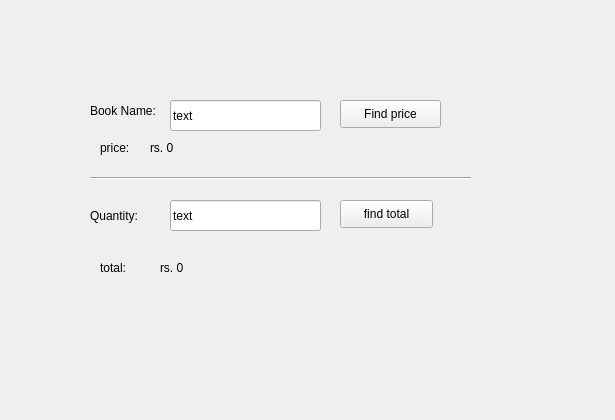
<?xml version="1.0" encoding="UTF-8"?>
<ui version="4.0">
 <class>Form</class>
 <widget class="QWidget" name="Form">
  <property name="geometry">
   <rect>
    <x>0</x>
    <y>0</y>
    <width>615</width>
    <height>420</height>
   </rect>
  </property>
  <property name="windowTitle">
   <string>Form</string>
  </property>
  <widget class="QLabel" name="label">
   <property name="geometry">
    <rect>
     <x>90</x>
     <y>90</y>
     <width>101</width>
     <height>41</height>
    </rect>
   </property>
   <property name="text">
    <string>Book Name:</string>
   </property>
  </widget>
  <widget class="QLabel" name="label_2">
   <property name="geometry">
    <rect>
     <x>90</x>
     <y>200</y>
     <width>91</width>
     <height>31</height>
    </rect>
   </property>
   <property name="text">
    <string>Quantity:</string>
   </property>
  </widget>
  <widget class="QLineEdit" name="bookname">
   <property name="geometry">
    <rect>
     <x>170</x>
     <y>100</y>
     <width>151</width>
     <height>31</height>
    </rect>
   </property>
   <property name="text">
    <string>text</string>
   </property>
  </widget>
  <widget class="QLineEdit" name="quantity">
   <property name="geometry">
    <rect>
     <x>170</x>
     <y>200</y>
     <width>151</width>
     <height>31</height>
    </rect>
   </property>
   <property name="text">
    <string>text</string>
   </property>
   <property name="cursorMoveStyle">
    <enum>Qt::LogicalMoveStyle</enum>
   </property>
  </widget>
  <widget class="QLabel" name="label_3">
   <property name="geometry">
    <rect>
     <x>100</x>
     <y>140</y>
     <width>55</width>
     <height>16</height>
    </rect>
   </property>
   <property name="text">
    <string>price:</string>
   </property>
  </widget>
  <widget class="QLabel" name="label_4">
   <property name="geometry">
    <rect>
     <x>100</x>
     <y>260</y>
     <width>55</width>
     <height>16</height>
    </rect>
   </property>
   <property name="text">
    <string>total:</string>
   </property>
  </widget>
  <widget class="QPushButton" name="findprice">
   <property name="geometry">
    <rect>
     <x>340</x>
     <y>100</y>
     <width>101</width>
     <height>28</height>
    </rect>
   </property>
   <property name="text">
    <string>Find price</string>
   </property>
  </widget>
  <widget class="QPushButton" name="findtotal">
   <property name="geometry">
    <rect>
     <x>340</x>
     <y>200</y>
     <width>93</width>
     <height>28</height>
    </rect>
   </property>
   <property name="text">
    <string>find total</string>
   </property>
  </widget>
  <widget class="QLabel" name="total">
   <property name="geometry">
    <rect>
     <x>160</x>
     <y>260</y>
     <width>55</width>
     <height>16</height>
    </rect>
   </property>
   <property name="text">
    <string>rs. 0</string>
   </property>
  </widget>
  <widget class="QLabel" name="bookprice">
   <property name="geometry">
    <rect>
     <x>150</x>
     <y>140</y>
     <width>55</width>
     <height>16</height>
    </rect>
   </property>
   <property name="text">
    <string>rs. 0</string>
   </property>
  </widget>
  <widget class="Line" name="line">
   <property name="geometry">
    <rect>
     <x>90</x>
     <y>170</y>
     <width>381</width>
     <height>16</height>
    </rect>
   </property>
   <property name="orientation">
    <enum>Qt::Horizontal</enum>
   </property>
  </widget>
 </widget>
 <resources/>
 <connections>
  <connection>
   <sender>findprice</sender>
   <signal>clicked()</signal>
   <receiver>bookname</receiver>
   <slot>copy()</slot>
   <hints>
    <hint type="sourcelabel">
     <x>357</x>
     <y>122</y>
    </hint>
    <hint type="destinationlabel">
     <x>296</x>
     <y>126</y>
    </hint>
   </hints>
  </connection>
 </connections>
</ui>
